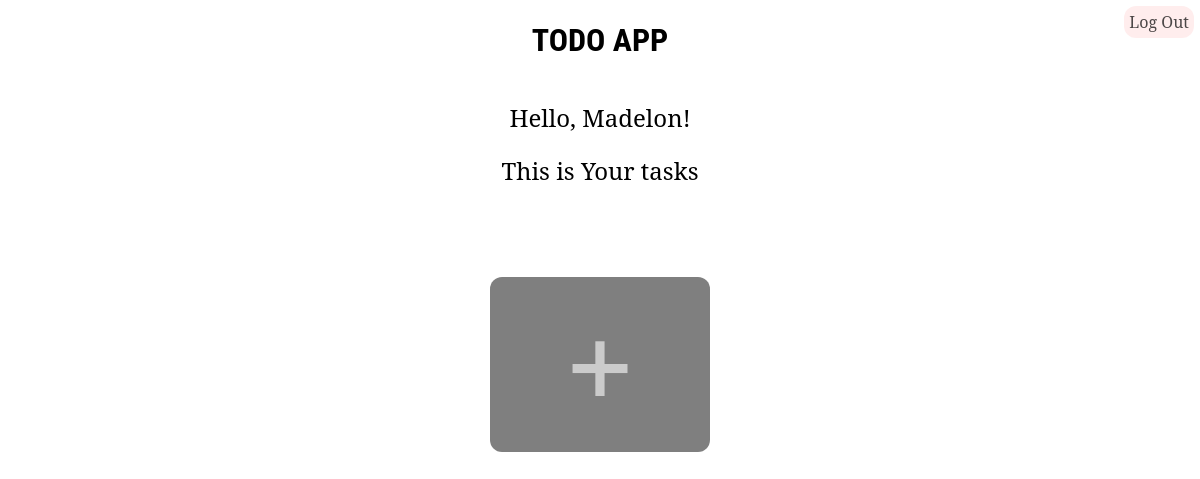
Before: /users/Madelon (signed in) with the older database file.
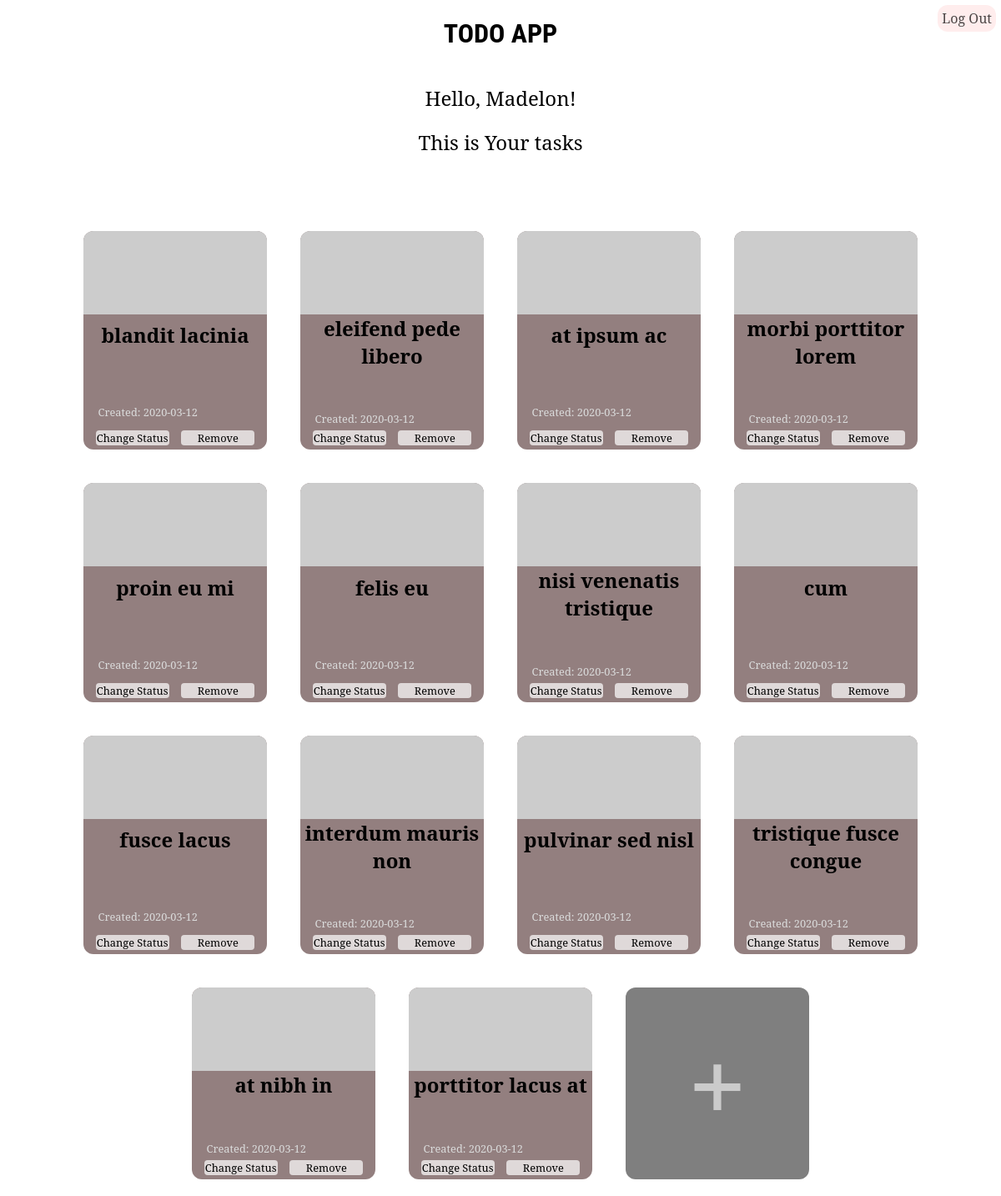
After: the same page with the newer database file.
### models.py (models this page shows, shortened)
class Abstract:
    id = Column(Integer, primary_key=True)
    created_on = Column(Date, default=date.today())

class Task(Abstract, Base):
    __tablename__ = 'tasks'
    title = Column(String(20), nullable=False)
    author_id = Column(Integer, ForeignKey('users.id', ondelete='CASCADE'), nullable=False)
    details = Column(Text)
    deadline = Column(Date)
    status = Column(Boolean, default=0)
    author = relationship(User)

### app.py (the view, shortened to what this page needs)
@app.route('/users/<name>', methods=['GET', 'POST'])
def user_page(name):
    user_tasks = get_user_tasks(name)
    access_id = None
    if get_user_info(name) != None:
        access_id = get_user_info(name)["access_id"]
    return render_template('user.html', name=name, tasks=user_tasks, access_id=access_id)

### models.py (called while the page is built)
def get_user_info(name):
    engine = create_engine('sqlite:///app.db', echo=True)
    session = Session(bind=engine)
    user = session.query(User).filter_by(username=name).first()
    if user != None:
        user_info = {
                    "id": user.id,
                    "name": user.username,
                    "email": user.email,
                    "password": user.password,
                    "access": user.access,
                    "access_id": user.access_id
                    }
        session.close()
        return user_info
    session.close()
    return None

def get_user_tasks(name):
    engine = create_engine('sqlite:///app.db', echo=True)
    session = Session(bind=engine)
    user = session.query(User).filter_by(username=name).first()
    if user:
        user_tasks = user.tasks
        session.close()
        return user_tasks
    session.close()
    return None

### templates/user.html (shortened to what this page needs)
<head>
    <link rel="stylesheet" href="{{ url_for('static', filename='styles.css') }}">
    <link rel="stylesheet" href="{{ url_for('static', filename='user.css') }}">
</head>
{% if name != session['account'] %}
    <p>Something went wrong, please go to
        <a href={{ url_for('login') }}>Log In</a> /
        <a href={{ url_for('index') }}>Sign Up</a>
    </p>
{% else %}
    <h1>TODO APP</h1>
    <div class="hello">
        <p>Hello, {{ name|title }}!</p>
        <p>This is Your tasks</p>
    </div>
    <div class="wrapper">
    {% for task in tasks %}
    <div id={{ loop.index|string }} class="card" {% if task.status == True %} style="background: rgba(0,40,0,0.5);" {% else %} style="background: rgba(40,0,0,0.5);" {% endif %}>
        <div class="card-img"></div>
        <h2 class="card-heading">{{ task.title }}</h2>
        <p class="card-start-date">Created: {{ task.created_on }}</p>
        <div class="card-ui">
            <a href={{ "/status_task/" + loop.index|string }} id="change">Change Status</a>
            <a href="#" id="remove" onclick=remove_task(event)>Remove</a>
        </div>
    </div>
    {% endfor %}
    <div id="new_task" class="card">
        <div id="plus" onclick=add_task_form()>+</div>
    </div>
    </div>
    <a href={{ url_for('logout') }} class="buttons logout">Log Out</a>
{% endif %}

Changed rows visible on the page:
added Task: title "blandit lacinia", created_on "2020-03-12"
added Task: title "eleifend pede libero", created_on "2020-03-12"
added Task: title "at ipsum ac", created_on "2020-03-12"
added Task: title "morbi porttitor lorem", created_on "2020-03-12"
added Task: title "proin eu mi", created_on "2020-03-12"
added Task: title "felis eu", created_on "2020-03-12"
added Task: title "nisi venenatis tristique", created_on "2020-03-12"
added Task: title "cum", created_on "2020-03-12"
added Task: title "fusce lacus", created_on "2020-03-12"
added Task: title "interdum mauris non", created_on "2020-03-12"
added Task: title "pulvinar sed nisl", created_on "2020-03-12"
added Task: title "tristique fusce congue", created_on "2020-03-12"
added Task: title "at nibh in", created_on "2020-03-12"
added Task: title "porttitor lacus at", created_on "2020-03-12"
